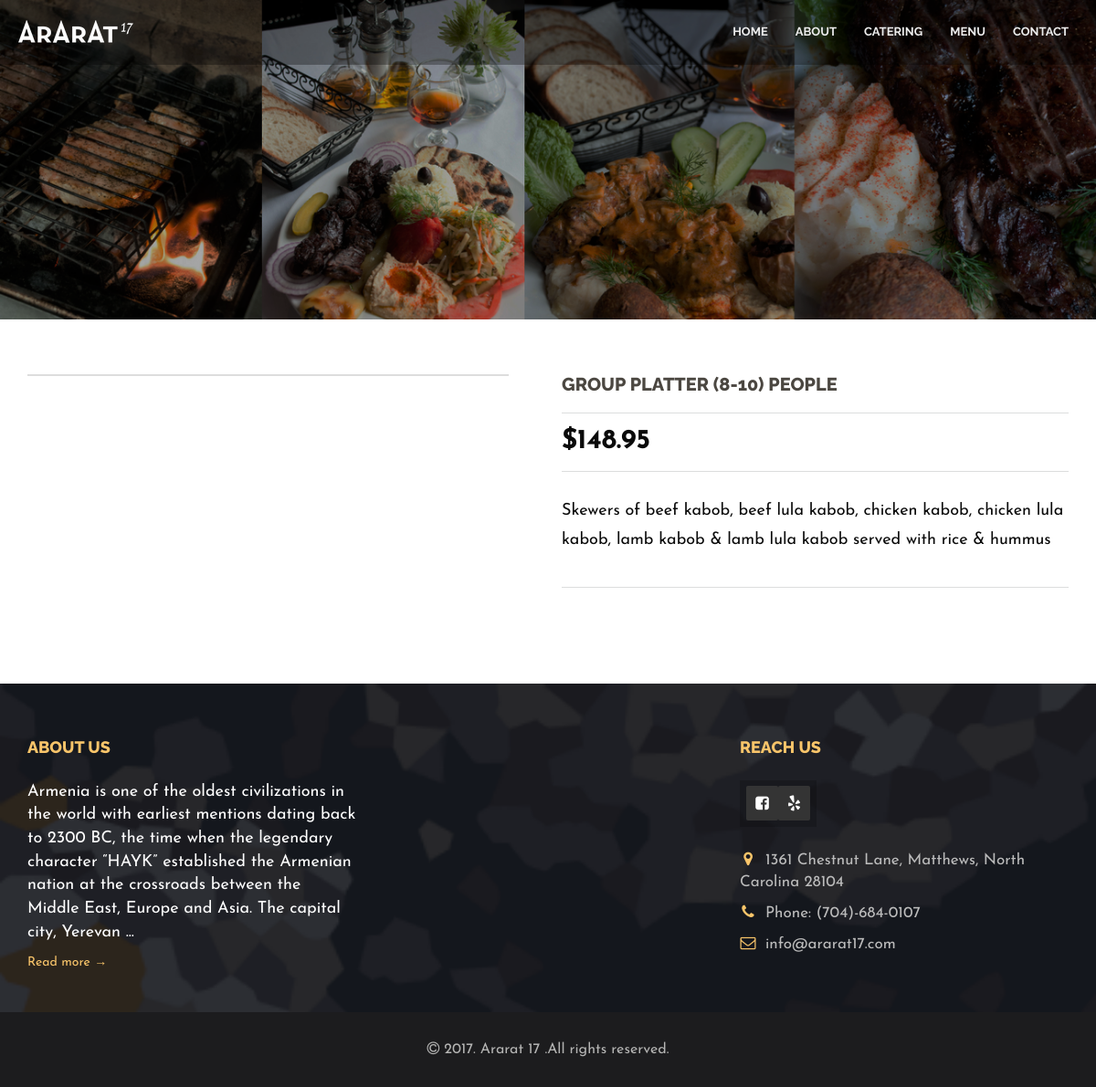
The page /menu/item/120/ on the database its author committed.
### product/models.py (models this page shows, shortened)
class Product(models.Model):
    name = models.CharField(max_length=64, blank=True, null=True, default=None)
    short_description = models.TextField(blank=True, null=True, default=None)
    description = models.TextField(blank=True, null=True, default=None)
    price = models.DecimalField(max_digits=10, decimal_places=2, default=0)
    productcategory = models.ManyToManyField(ProductCategory, 'self', null=True, blank=True, default=None)
    is_active = models.BooleanField(default=False)
    created = models.DateTimeField(auto_now_add=True, auto_now=False)
    updated = models.DateTimeField(auto_now_add=False, auto_now=True)
    class Meta:
        verbose_name = "Product"
        verbose_name_plural = "Products"

### menu/views.py (the view)
# urls.py: url(r'^item/(?P<pk>[0-9]+)/$', singleItem.as_view(), name="single-item"),
class singleItem(generic.DetailView):
    template_name = 'menu/single.html'
    model = Product
    context_object_name = 'product'
    def get_context_data(self, **kwargs):
        context = super(singleItem, self).get_context_data(**kwargs)
        return context

### product/website_context_processor.py (called while the page is built)
def get_defaults(request):
    context = {}
    context['slider'] = Slider.objects.all()
    return context

### menu/templates/menu/single.html (shortened to what this page needs)
{%extends 'Restaurant/base/page-base.html'%}
{%block content%}
{%load static%}
            <section class="page_header" style="background: url('/static/img/header/menu.jpg') no-repeat center top;background-size: cover;">
            </section>
            <section class="shop-content" >
                <div class="container">
                    <div class="row">
                        <div class="col-md-6">
                            <div class="single-shop-carousel">
                            </div>
                        </div>
                        <div class="col-md-6 shop-single-info">
                            <div class="shop-single-title">
                                <h3 class="text-left">{{product.name}}</h3>
                            </div>
                            <div class="shop-single-price">
                                <div class="ssp pull-left">${{product.price}}</div>
                            </div>
                            <p>{{product.short_description}}</p>
                        </div>
                    </div>
                </div>
            </section>
{%endblock%}

### Restaurant/static/css/main.css (style rules this page uses)
h1, h2, h3, h4, h5, h6, .h1, .h2, .h3, .h4, .h5, .h6 { font-family: "Raleway", sans-serif; text-transform: uppercase; color: #4b4741; text-align: center; font-weight: 800; }
p { font-family: "Josefin Sans", sans-serif; color: #828281; font-size: 22px; }
html { text-rendering: optimizeLegibility !important; -webkit-font-smoothing: antialiased !important; }
.page_header { background: url(/static/img/header/1.jpg) no-repeat center top; background-size: cover; padding: 200px 0 150px; }
.shop-content { padding: 60px 0; font-family: Josefin Sans; }
.single-shop-carousel { margin-bottom: 30px; border: 1px solid #ddd; }
.shop-single-title h3 { margin: 0px 0px 20px; font-size: 20px; color: #4b4741; }
.ssp { color: #0a0a0a; font-size: 30px; font-weight: 700; }
.shop-single-price { border-top: 1px solid #dcdddd; border-bottom: 1px solid #dcdddd; padding: 10px 0px; display: table; width: 100%; margin-bottom: 27px; }
.shop-single-info p { font-size: 18px; color: #0a0a0a; line-height: 32px; border-bottom: 1px solid #dcdddd; padding-bottom: 35px; margin-bottom: 45px; }
.single-shop-carousel { margin-bottom: 30px; border: 1px solid #DDD; display: block; width: 95%; }

### rows shown on the page
Product: name "GROUP PLATTER (8-10) PEOPLE", price "148.95", short_description "Skewers of beef kabob, beef lula kabob, chicken kabob, chicken lula kabob, lamb kabob & lamb lula kabob served with rice & hummus"
